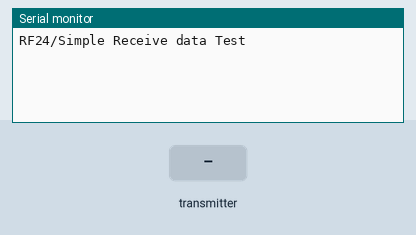
The sketch below on a simulated Arduino Uno, built with avr-gcc and run on an emulated ATmega328P. Shown: the last lines printed to the serial monitor. The inputs (shaded band) are chosen by the test bench. No radio packets arrive unless stated.

Above: at 2.2 s.
2.3 s: the transmitter starts sending dataReceived = 0
At 2.37 s:
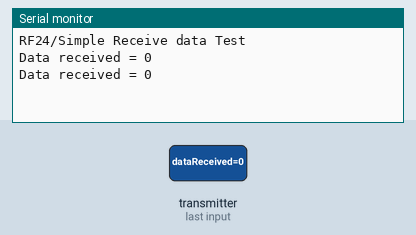
4.2 s: the transmitter starts sending dataReceived = 256
At 4.27 s:
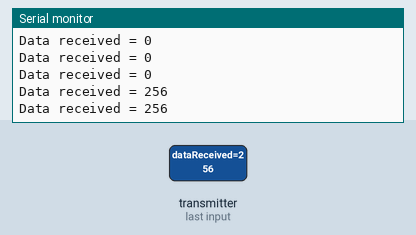

The sketch:

Reciever.ino
```cpp
/*
   2 - VCC 3.3V !!! NOT 5V
   3 - CE to Arduino pin 7
   4 - CSN to Arduino pin 8
   5 - SCK to Arduino pin 13
   6 - MOSI to Arduino pin 11
   7 - MISO to Arduino pin 12
   8 - UNUSED

   */

/*-----( Import needed libraries )-----*/
#include <SPI.h>  // Comes with Arduino IDE
#include "RF24.h" // Download and Install (See above)
/*-----( Declare Constants and Pin Numbers )-----*/
//None yet
/*-----( Declare objects )-----*/
// (Create an instance of a radio, specifying the CE and CS pins. )
RF24 myRadio(7, 8); // "myRadio" is the identifier you will use in following methods
/*-----( Declare Variables )-----*/
byte addresses[][6] = {"1Node"}; // Create address for 1 pipe.
int dataReceived;                // Data that will be received from the transmitter

void setup() /****** SETUP: RUNS ONCE ******/
{
  // Use the serial Monitor (Symbol on far right). Set speed to 115200 (Bottom Right)
  Serial.begin(115200);
  delay(1000);
  Serial.println(F("RF24/Simple Receive data Test"));

  myRadio.begin();         // Start up the physical nRF24L01 Radio
  myRadio.setChannel(108); // Above most Wifi Channels
  // Set the PA Level low to prevent power supply related issues since this is a
  // getting_started sketch, and the likelihood of close proximity of the devices. RF24_PA_MAX is default.
  myRadio.setPALevel(RF24_PA_MIN);
  //  myRadio.setPALevel(RF24_PA_MAX);  // Uncomment for more power

  myRadio.openReadingPipe(1, addresses[0]); // Use the first entry in array 'addresses' (Only 1 right now)
  myRadio.startListening();

} //--(end setup )---

void loop() /****** LOOP: RUNS CONSTANTLY ******/
{

  if (myRadio.available()) // Check for incoming data from transmitter
  {
    while (myRadio.available()) // While there is data ready
    {
      myRadio.read(&dataReceived, sizeof(dataReceived)); // Get the data payload (You must have defined that already!)
    }
    // DO something with the data, like print it
    Serial.print("Data received = ");
    Serial.println(dataReceived);
  } //END Radio available

} //--(end main loop )---

/*-----( Declare User-written Functions )-----*/

//None yet
//*********( THE END )***********
```

Measured:
- after the input at 2.3 s, the serial monitor: prints a new line at once (image 1)
- after the input at 4.2 s, the serial monitor: prints a new line at once (image 2)
